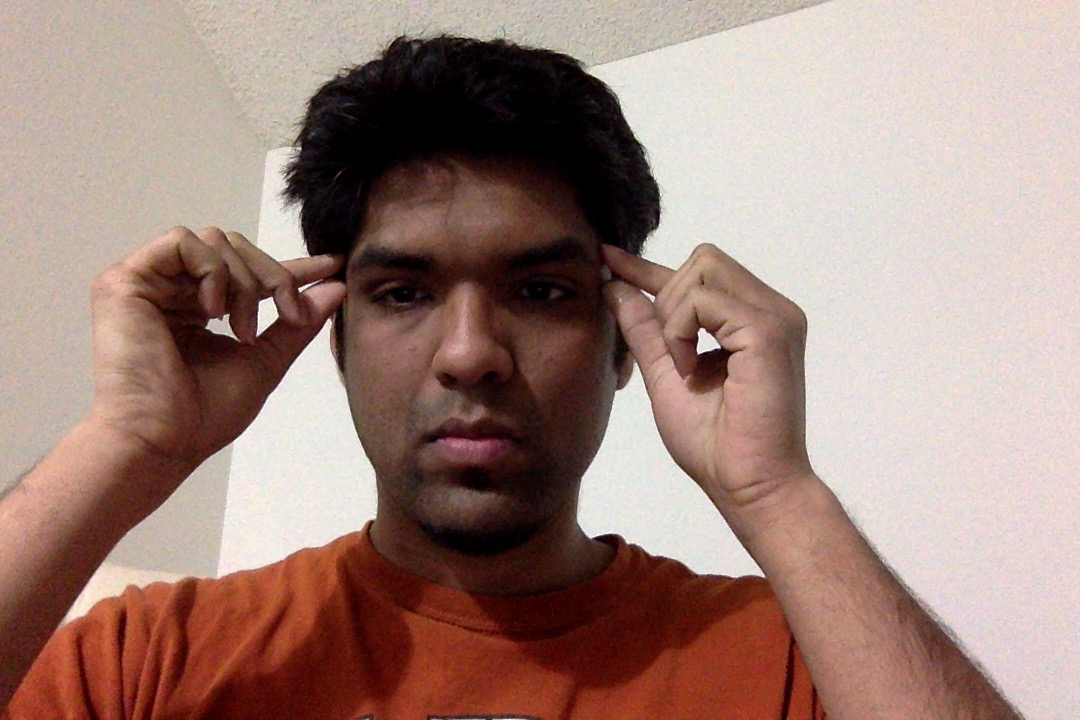
#> input picture Chapter+4_Images/input_sunglasses.jpg, 1080 x 720 px, found by its file name
$ python eye_sunglasses.py
#> lines starting #> are read from the running program, lines starting #| are printed output that depends on the picture; after the words box and inside, x2 and y2 are one past the last pixel; in counts of white or black regions, pixels touching at a corner belong together
import cv2
import numpy as np

face_cascade = cv2.CascadeClassifier('cascade_files/haarcascade_frontalface_alt.xml')
eye_cascade = cv2.CascadeClassifier('cascade_files/haarcascade_eye.xml')

if face_cascade.empty():
	raise IOError('Unable to load the face cascade classifier xml file')

if eye_cascade.empty():
	raise IOError('Unable to load the eye cascade classifier xml file')

img = cv2.imread('../images/input_sunglasses.jpg')
#> img is the input picture: shape (720, 1080, 3); mean B, G, R 122.3, 131.6, 159.7
sunglasses_img = cv2.imread('../images/eye_sunglasses_1.jpg')
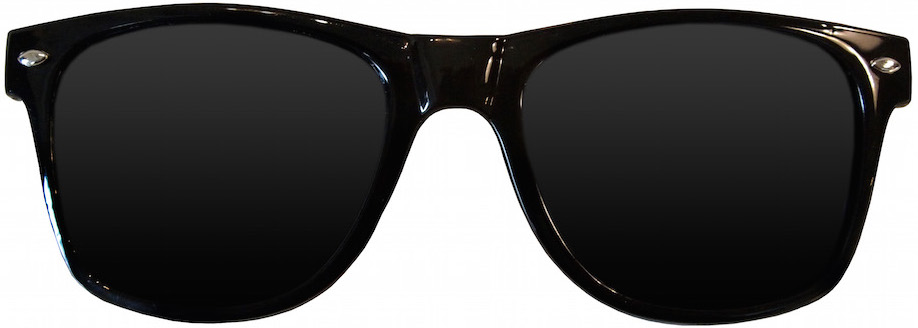
#> input picture Chapter+4_Images/eye_sunglasses_1.jpg, 918 x 328 px, found by its file name
#> sunglasses_img is the input picture: shape (328, 918, 3); mean B, G, R 89.4, 89.7, 90

gray = cv2.cvtColor(img, cv2.COLOR_BGR2GRAY)
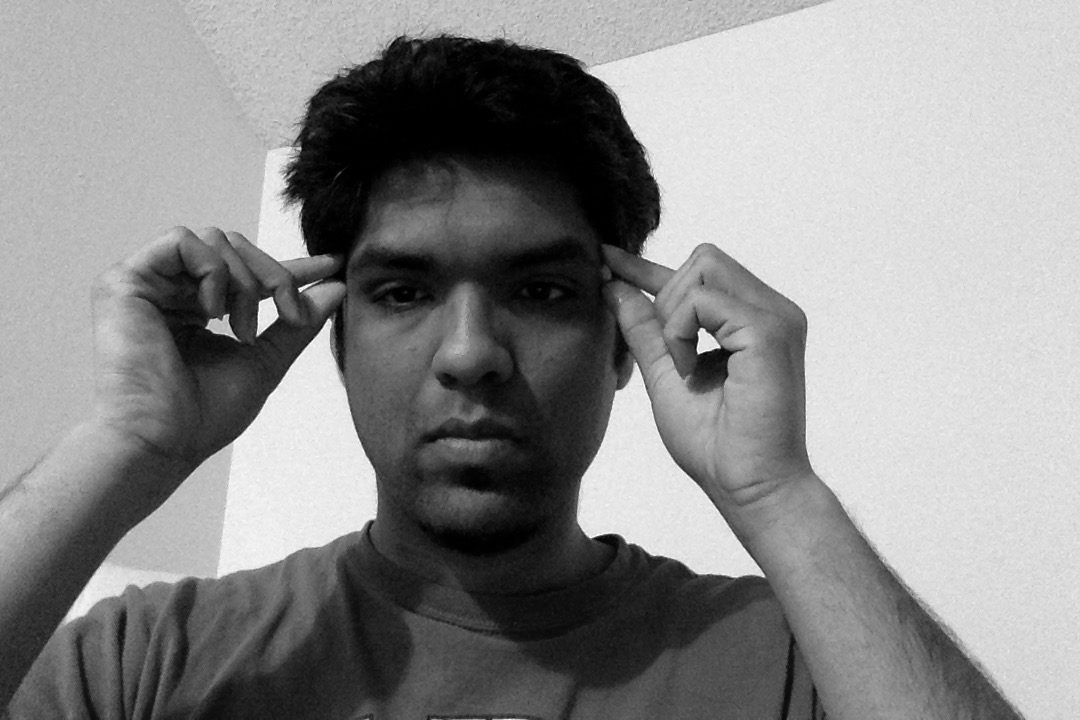
#> gray: shape (720, 1080); min 0, max 254, mean 138.9

centers = []
faces = face_cascade.detectMultiScale(gray, 1.3, 5)
#> faces = [[302, 161, 332, 332]]

for (x,y,w,h) in faces:
    roi_gray = gray[y:y+h, x:x+w]
    roi_color = img[y:y+h, x:x+w]
    eyes = eye_cascade.detectMultiScale(roi_gray)
    for (x_eye,y_eye,w_eye,h_eye) in eyes:
        #cv2.rectangle(roi_color, (x_eye,y_eye), (x_eye+w_eye,y_eye+h_eye), (0,255,0), 3)
        centers.append((x + int(x_eye + 0.5*w_eye), y + int(y_eye + 0.5*h_eye)))
#> this loop made 1 pass
#> (x, y, w, h, eyes) on pass 1: (302, 161, 332, 332, [[204, 98, 68, 68], [56, 87, 85, 85]])
#> pass 1, `roi_gray = gray[y:y+h, x:x+w]`:
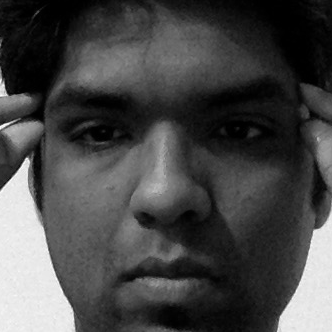
#> roi_gray: shape (332, 332); min 0, max 254, mean 71.5
#> pass 1, `roi_color = img[y:y+h, x:x+w]`:
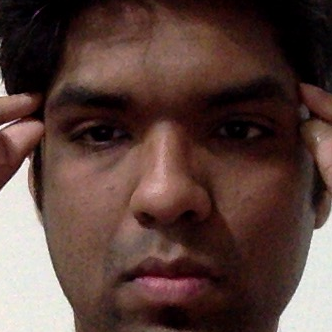
#> roi_color: shape (332, 332, 3); mean B, G, R 58.8, 64.8, 89.5
#> after the loop, centers = [(540, 293), (400, 290)]

if len(centers) > 0:
    # Overlay sunglasses
    sunglasses_width = 2.12 * abs(centers[1][0] - centers[0][0])
#> sunglasses_width = 296.8
    overlay_img = np.ones(img.shape, np.uint8) * 255
    h, w = sunglasses_img.shape[:2]
#> h = 328; w = 918
    scaling_factor = sunglasses_width / w
#> scaling_factor = 0.323
    overlay_sunglasses = cv2.resize(sunglasses_img, None, fx=scaling_factor,
            fy=scaling_factor, interpolation=cv2.INTER_AREA)
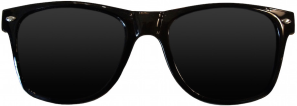
#> overlay_sunglasses: shape (106, 297, 3); mean B, G, R 89.5, 89.7, 90.1

    x = centers[0][0] if centers[0][0] < centers[1][0] else centers[1][0]
#> x = 400
    x -= int(0.26*overlay_sunglasses.shape[1])
#> x = 323
    y += int(0.85*overlay_sunglasses.shape[0])
#> y = 251
    h, w = overlay_sunglasses.shape[:2]
#> h = 106; w = 297
    overlay_img[y:y+h, x:x+w] = overlay_sunglasses

    # Create mask
    gray_sunglasses = cv2.cvtColor(overlay_img, cv2.COLOR_BGR2GRAY)
    ret, mask = cv2.threshold(gray_sunglasses, 110, 255, cv2.THRESH_BINARY)
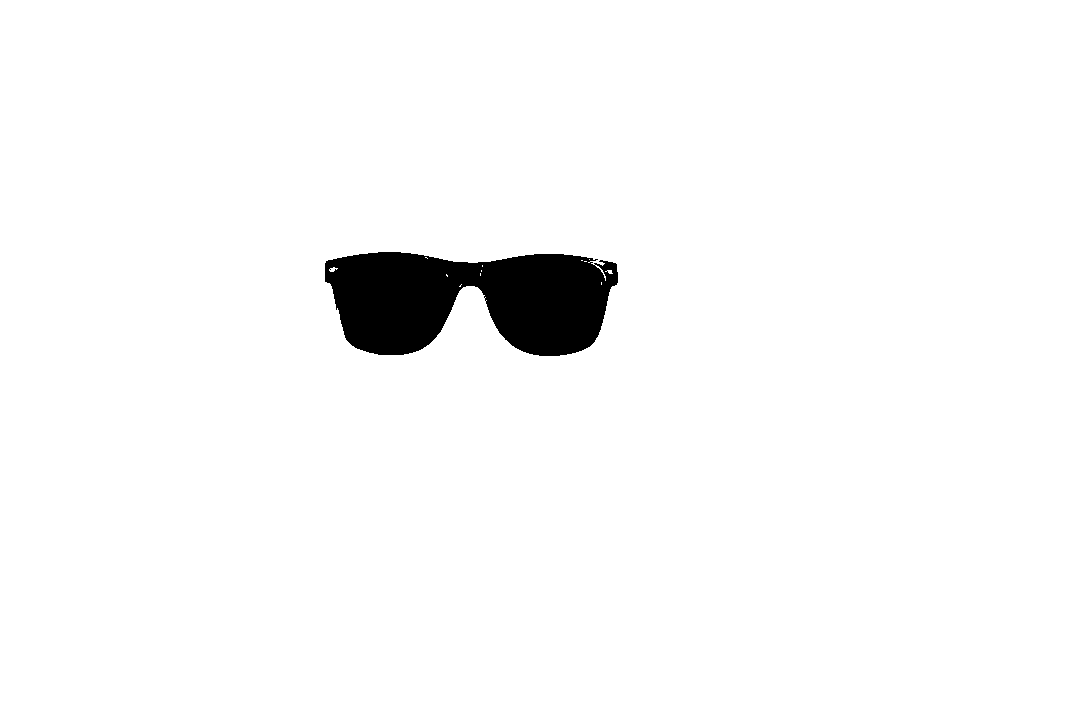
#> mask: shape (720, 1080); 97.1% white; 1 black region, box (x1, y1, x2, y2) and area: (325, 252, 618, 356) 22446
    mask_inv = cv2.bitwise_not(mask)
    temp = cv2.bitwise_and(img, img, mask=mask)
    temp2 = cv2.bitwise_and(overlay_img, overlay_img, mask=mask_inv)
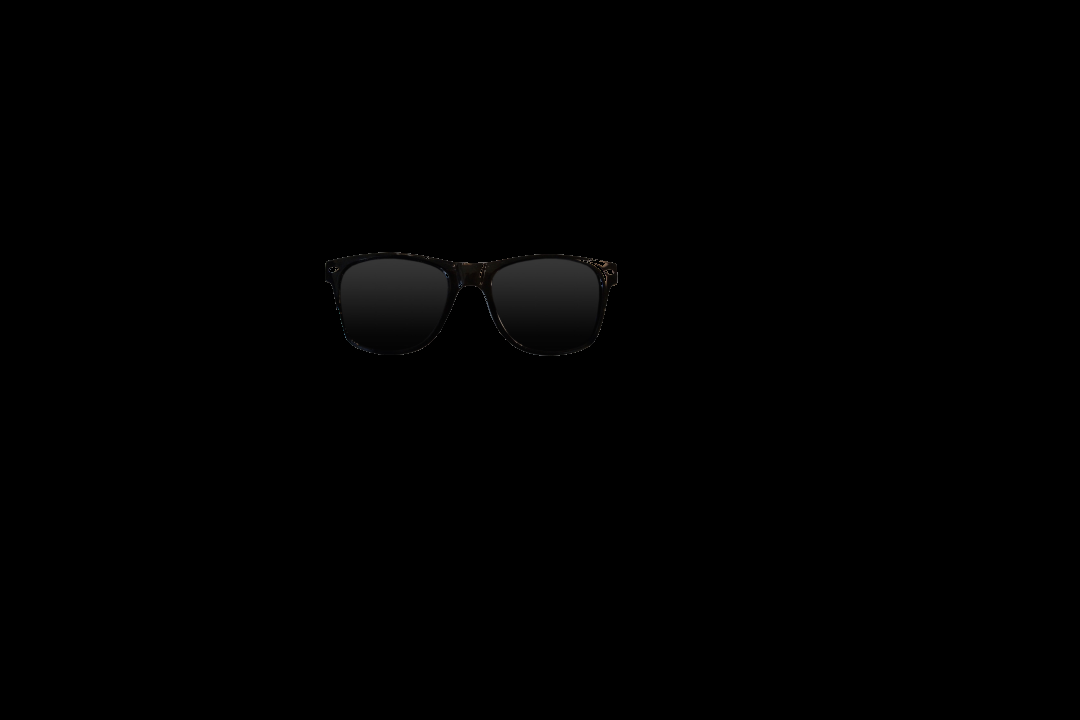
#> temp2: shape (720, 1080, 3); mean B, G, R 0.7, 0.7, 0.8
    final_img = cv2.add(temp, temp2)

    cv2.imshow('Eye Detector', img)
    cv2.imshow('Sunglasses', final_img)
    cv2.imwrite('./sunglasses.jpg',final_img)
    cv2.waitKey()
    cv2.destroyAllWindows()
